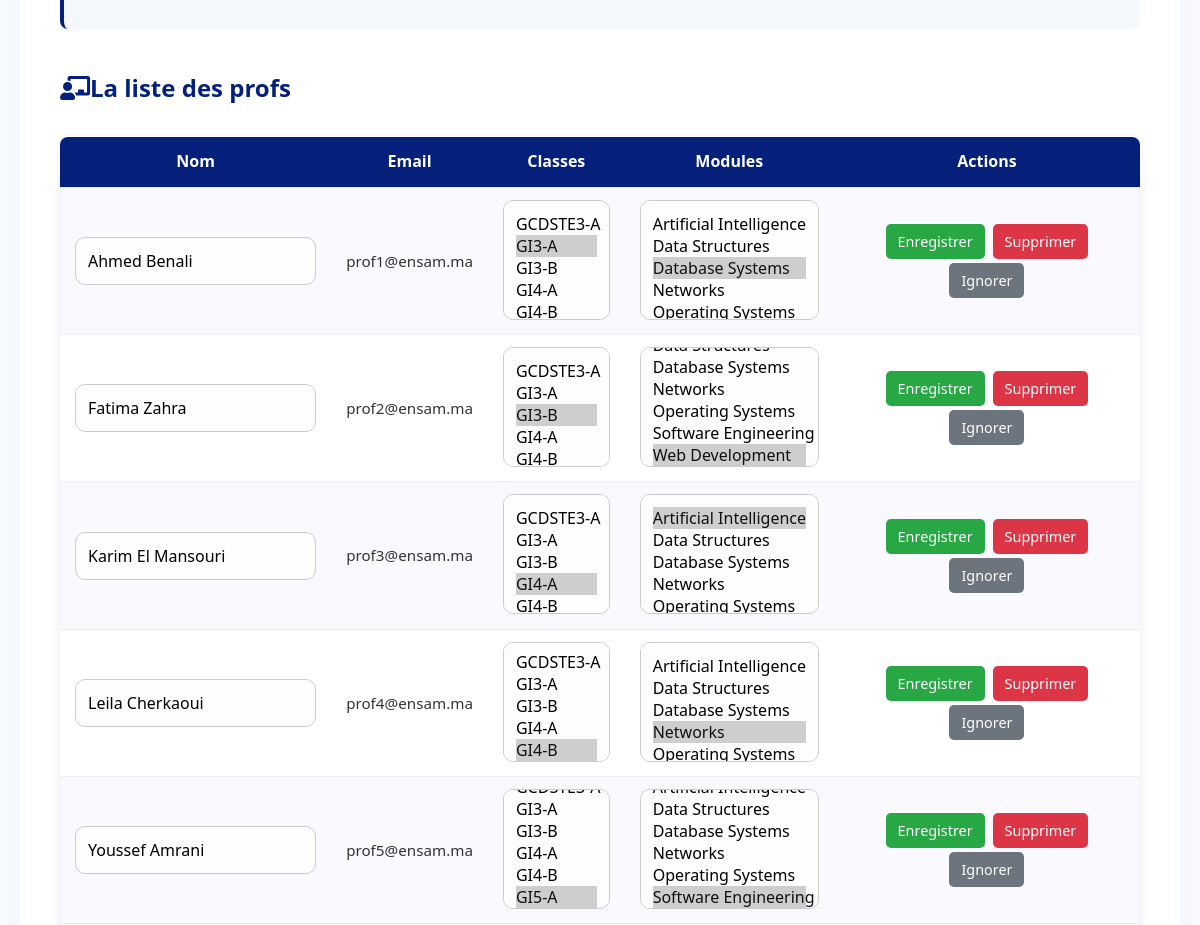
The app's page /app/views/admin/add_teacher.php (middle part), older data.
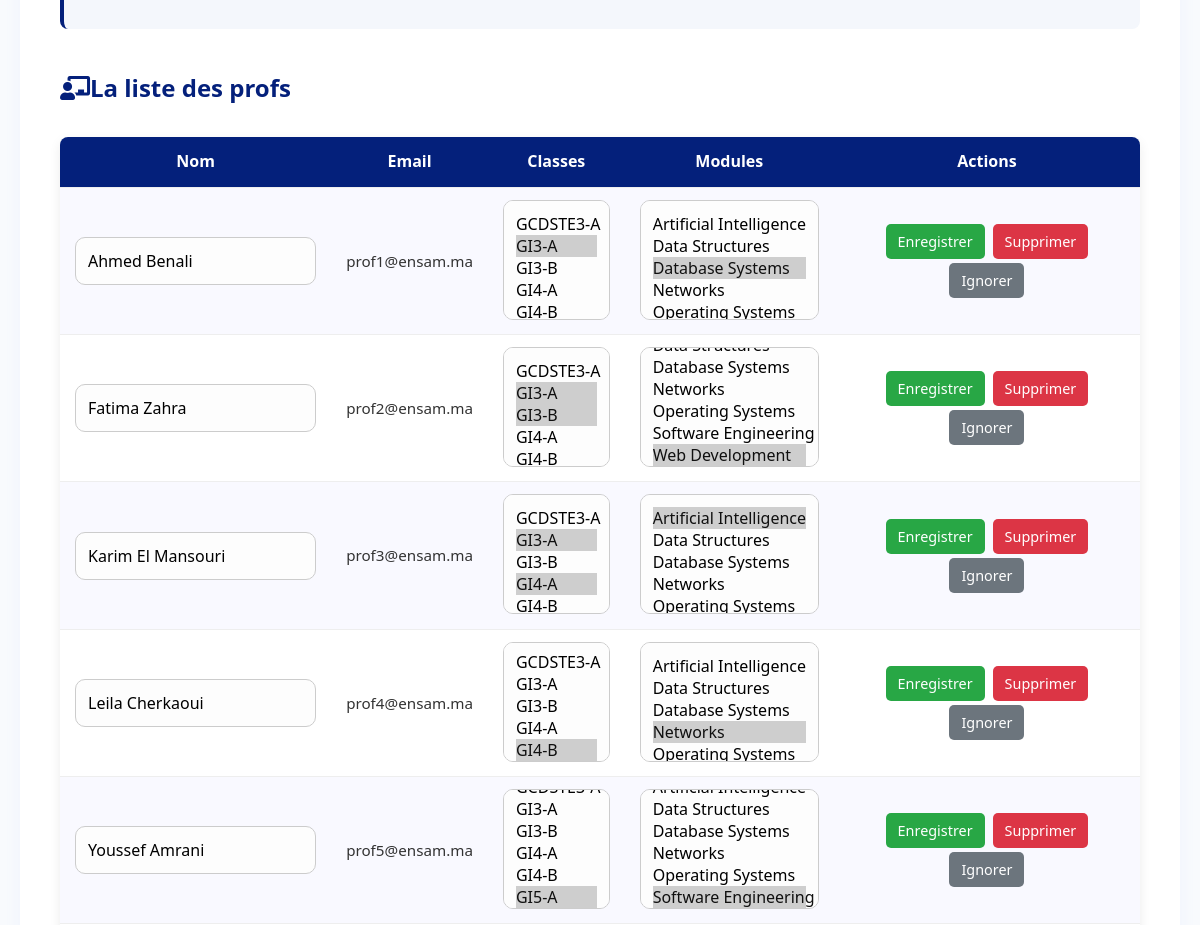
The same page, newer data.
### tables this page shows
CREATE TABLE `teachers` (
  `id` int(11) NOT NULL,
  `email` varchar(255) NOT NULL,
  `phone` varchar(15) DEFAULT NULL,
  `school_id` int(11) DEFAULT NULL,
  `full_name` varchar(255) DEFAULT NULL,
  `password` varchar(255) DEFAULT NULL,
  `username` varchar(255) DEFAULT NULL
);

### app/views/admin/add_teacher.php (the view, shortened to what this page needs)
<?php
try {
    $conn = new mysqli("localhost", "root", "", "school_db");
} catch (Exception $e) {
    error_log($e->getMessage());
    die("System error. Please try again later.");
}
$sql = "
    SELECT
        t.id,
        t.full_name,
        t.email,
        GROUP_CONCAT(DISTINCT s.name ORDER BY s.name SEPARATOR ', ') AS subjects,
        GROUP_CONCAT(DISTINCT c.name ORDER BY c.name SEPARATOR ', ') AS classes,
        GROUP_CONCAT(DISTINCT s.id ORDER BY s.name SEPARATOR ',') AS subject_ids,
        GROUP_CONCAT(DISTINCT c.id ORDER BY c.name SEPARATOR ',') AS class_ids
    FROM
        teachers t
    LEFT JOIN
        teacher_subject ts ON t.id = ts.teacher_id
    LEFT JOIN
        subjects s ON ts.subject_id = s.id
    LEFT JOIN
        teacher_class ct ON t.id = ct.teacher_id
    LEFT JOIN
        classes c ON ct.class_id = c.id
    GROUP BY
        t.id, t.full_name, t.email
";
$result = $conn->query($sql);
$subjectsResult = $conn->query("SELECT id, name FROM subjects ORDER BY name");
$classesResult = $conn->query("SELECT id, name FROM classes ORDER BY name");
?>
<!DOCTYPE html>
<html lang="en">
<head>
    <link rel="stylesheet" href="../style.css">
    <link rel="stylesheet" href="https://cdnjs.cloudflare.com/ajax/libs/font-awesome/5.15.3/css/all.min.css">
</head>
<body>
    <main class="teachers-management">
        <div class="teachers-container">
            <div class="add-teacher-form">
            </div>
            <h2 style="margin-top: 40px; color: #04207b;"><i class="fas fa-chalkboard-teacher"></i>La liste des profs</h2>
            <table>
                <tr>
                    <th>Nom</th>
                    <th>Email</th>
                    <th>Classes</th>
                    <th>Modules</th>
                    <th>Actions</th>
                </tr>
                <?php while($row = $result->fetch_assoc()):
                    $current_subject_ids = isset($row['subject_ids']) ? explode(',', $row['subject_ids']) : [];
                    $current_class_ids = isset($row['class_ids']) ? explode(',', $row['class_ids']) : [];
                ?>
                <tr id="row-<?= (int)$row['id'] ?>">
                    <form method="POST" class="edit-form">
                        <td>
                            <input type="text" name="teacher_name" value="<?= htmlspecialchars($row['full_name']) ?>" required>
                        </td>
                        <td><?= htmlspecialchars($row['email']) ?></td>
                        <td>
                            <select name="classes[]" multiple class="edit-select">
                                <?php
                                $classesResult->data_seek(0);
                                while ($class = $classesResult->fetch_assoc()):
                                    $selected = in_array($class['id'], $current_class_ids) ? 'selected' : '';
                                ?>
                                    <option value="<?= (int)$class['id'] ?>" <?= $selected ?>>
                                        <?= htmlspecialchars($class['name']) ?>
                                    </option>
                                <?php endwhile; ?>
                            </select>
                        </td>
                        <td>
                            <select name="subjects[]" multiple class="edit-select">
                                <?php
                                $subjectsResult->data_seek(0);
                                while ($subject = $subjectsResult->fetch_assoc()):
                                    $selected = in_array($subject['id'], $current_subject_ids) ? 'selected' : '';
                                ?>
                                    <option value="<?= (int)$subject['id'] ?>" <?= $selected ?>>
                                        <?= htmlspecialchars($subject['name']) ?>
                                    </option>
                                <?php endwhile; ?>
                            </select>
                        </td>
                        <td>
                            <button type="submit" name="save" class="action-btn save-btn">Enregistrer</button>
                            <button type="submit" name="remove" class="action-btn remove-btn" onclick="return confirm('Are you sure you want to remove this teacher?')">Supprimer</button>
                            <button type="button" class="action-btn cancel-btn" onclick="cancelEdit(<?= (int)$row['id'] ?>)">Ignorer</button>
                        </td>
                    </form>
                </tr>
                <?php endwhile; ?>
            </table>
        </div>
    </main>
</body>
</html>

Row changes from the older to the newer data that the page shows:
computed for teachers "prof2@ensam.ma": value "GCDSTE3-A / GI3-A / GI3-B ☑ / GI4-A" → "GCDSTE3-A / GI3-A ☑ / GI3-B ☑ / GI4-A"
changed teachers "prof3@ensam.ma": value "GCDSTE3-A / GI3-A / GI3-B / GI4-A ☑" → "GCDSTE3-A / GI3-A ☑ / GI3-B / GI4-A ☑"
